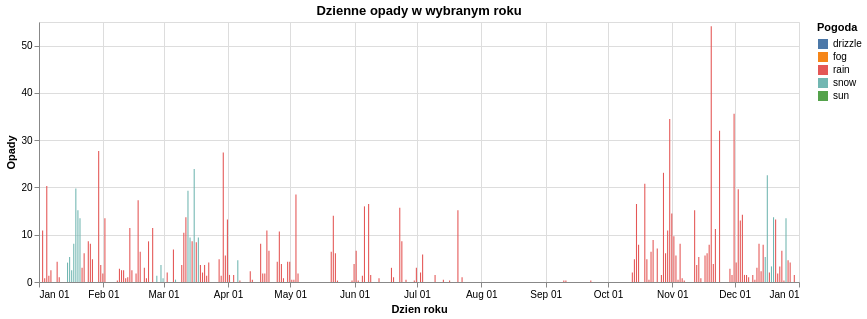

Write notebook code for a chart like this one.
### Markdown cell above
### 3.7 Drugi typ interakcji: kontrolka UI

Parametr moze byc powiazany z kontrolka HTML, np. lista rozwijana. Tutaj wybieramy rok i aktualizujemy wykres bez pisania JavaScriptu.

### Code cell
year_options = sorted(weather_clean["year"].unique().tolist())

year_param = alt.param(
    name="Rok",
    value=year_options[0],
    bind=alt.binding_select(options=year_options, name="Wybierz rok: "),
)

daily_for_year = (
    alt.Chart(weather_clean)
    .mark_bar()
    .encode(
        x=alt.X("monthdate(date):T", title="Dzien roku"),
        y=alt.Y("precipitation:Q", title="Opady"),
        color=alt.Color("weather:N", title="Pogoda"),
        tooltip=["date:T", "weather:N", "precipitation:Q", "temp_min:Q", "temp_max:Q"],
    )
    .add_params(year_param)
    .transform_filter(alt.datum.year == year_param)
    .properties(width=760, height=260, title="Dzienne opady w wybranym roku")
)

daily_for_year

### Figure 1 — Vega specification as saved in the notebook (floating-point values rounded to 4 significant figures; data arrays with more than 128 entries replaced by an {"elided": "..."} marker saying what was removed)
{"$schema": "https://vega.github.io/schema/vega/v6.json", "data": [{"name": "_server_source_0", "values": {"elided": "1461 records"}, "transform": [{"type": "formula", "expr": "toDate(datum['date'])", "as": "date"}]}, {"name": "source_0", "source": "_server_source_0", "transform": [{"type": "filter", "expr": "(datum.year === Rok)"}, {"type": "timeunit", "field": "date", "units": ["month", "date"], "as": ["monthdate_date", "monthdate_date_end"]}, {"type": "stack", "field": "precipitation", "groupby": ["monthdate_date"], "sort": {"field": ["weather"], "order": ["descending"]}, "as": ["precipitation_start", "precipitation_end"], "offset": "zero"}, {"type": "filter", "expr": "(isDate(datum[\"monthdate_date\"]) || (isValid(datum[\"monthdate_date\"]) && isFinite(+datum[\"monthdate_date\"]))) && isValid(datum[\"precipitation\"]) && isFinite(+datum[\"precipitation\"])"}, {"type": "project", "fields": ["date", "monthdate_date", "monthdate_date_end", "precipitation", "precipitation_end", "precipitation_start", "temp_max", "temp_min", "weather"]}]}, {"name": "source_0_color_domain_weather", "source": "source_0", "transform": [{"type": "aggregate", "groupby": ["weather"], "fields": [], "ops": [], "as": []}, {"type": "formula", "expr": "datum['weather']", "as": "sort_field"}, {"type": "project", "fields": ["weather"]}]}], "signals": [{"name": "Rok", "value": 2012, "bind": {"input": "select", "options": [2012, 2013, 2014, 2015], "name": "Wybierz rok: "}}], "marks": [{"type": "rect", "name": "marks", "from": {"data": "source_0"}, "encode": {"update": {"y": {"field": "precipitation_end", "scale": "y"}, "fill": {"field": "weather", "scale": "color"}, "x2": {"field": "monthdate_date", "scale": "x", "offset": {"signal": "0.5 + (abs(scale(\"x\", datum[\"monthdate_date_end\"]) - scale(\"x\", datum[\"monthdate_date\"])) < 0.25 ? -0.5 * (0.25 - (abs(scale(\"x\", datum[\"monthdate_date_end\"]) - scale(\"x\", datum[\"monthdate_date\"])))) : 0.5)"}}, "x": {"field": "monthdate_date_end", "scale": "x", "offset": {"signal": "0.5 + (abs(scale(\"x\", datum[\"monthdate_date_end\"]) - scale(\"x\", datum[\"monthdate_date\"])) < 0.25 ? 0.5 * (0.25 - (abs(scale(\"x\", datum[\"monthdate_date_end\"]) - scale(\"x\", datum[\"monthdate_date\"])))) : -0.5)"}}, "tooltip": {"signal": "{\"date\": timeFormat(datum[\"date\"], \"%b %d, %Y\"), \"weather\": isValid(datum[\"weather\"]) ? isArray(datum[\"weather\"]) ? join(datum[\"weather\"], '\\n') : datum[\"weather\"] : \"\"+datum[\"weather\"], \"precipitation\": format(datum[\"precipitation\"], \"\"), \"temp_min\": format(datum[\"temp_min\"], \"\"), \"temp_max\": format(datum[\"temp_max\"], \"\")}"}, "y2": {"field": "precipitation_start", "scale": "y"}}}, "style": ["bar"]}], "scales": [{"name": "x", "type": "time", "domain": {"data": "source_0", "fields": ["monthdate_date", "monthdate_date_end"]}, "range": [0, {"signal": "width"}]}, {"name": "y", "type": "linear", "domain": {"data": "source_0", "fields": ["precipitation_start", "precipitation_end"]}, "range": [{"signal": "height"}, 0], "nice": true, "zero": true}, {"name": "color", "type": "ordinal", "domain": {"data": "source_0_color_domain_weather", "field": "weather", "sort": true}, "range": "category"}], "axes": [{"scale": "x", "aria": false, "domain": false, "labels": false, "tickCount": {"signal": "ceil(width/40)"}, "minExtent": 0, "orient": "bottom", "grid": true, "gridScale": "y", "maxExtent": 0, "tickMinStep": {"signal": "datetime(2001, 0, 2, 0, 0, 0, 0) - datetime(2001, 0, 1, 0, 0, 0, 0)"}, "ticks": false, "zindex": 0}, {"scale": "y", "grid": true, "ticks": false, "minExtent": 0, "gridScale": "x", "orient": "left", "aria": false, "maxExtent": 0, "tickCount": {"signal": "ceil(height/40)"}, "domain": false, "labels": false, "zindex": 0}, {"scale": "x", "zindex": 0, "title": "Dzien roku", "labelOverlap": true, "format": {"signal": "timeUnitSpecifier([\"month\",\"date\"], {\"year-month\":\"%b %Y \",\"year-month-date\":\"%b %d, %Y \"})"}, "tickCount": {"signal": "ceil(width/40)"}, "orient": "bottom", "labelFlush": true, "tickMinStep": {"signal": "datetime(2001, 0, 2, 0, 0, 0, 0) - datetime(2001, 0, 1, 0, 0, 0, 0)"}, "grid": false}, {"scale": "y", "tickCount": {"signal": "ceil(height/40)"}, "orient": "left", "title": "Opady", "labelOverlap": true, "grid": false, "zindex": 0}], "title": {"text": "Dzienne opady w wybranym roku", "frame": "group"}, "style": "cell", "background": "white", "width": 760, "height": 260, "legends": [{"title": "Pogoda", "fill": "color", "symbolType": "square"}], "padding": 5}
